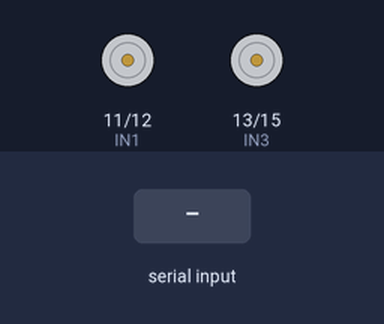
The program below on a simulated Raspberry Pi (header pin numbers). Shown: motor-driver pin pairs drawn as motors (green arrow = first pin HIGH = forward, orange = second pin HIGH = backward, longer = more drive). The test bench sets the inputs (shaded band). What the program prints to the terminal is not drawn.

Above: at 1.2 s.
1.3 s: "1" typed at the terminal, then Enter
2.8 s: "2" typed at the terminal, then Enter
At 2.95 s:
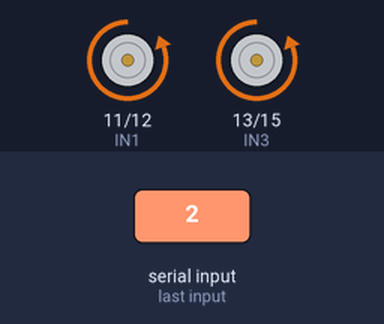
At 7.8 s:
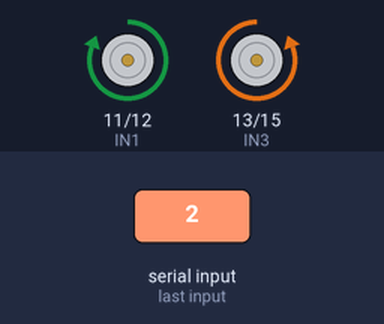
Timing chart, 0 to 11.1 s (numbered marks = the images above; inputs shaded):
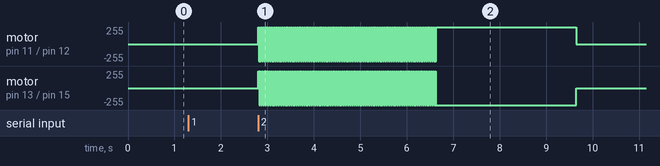

Measured:
- after the input at 1.3 s, every drawn part: stays the same

The program:

_____.py
```python
import RPi.GPIO as GPIO
import time
#步进角7.5
IN1 = 11
IN2 = 12
IN3 = 13
IN4 = 15

def setStep(w1,w2,w3,w4):
    GPIO.output(IN1,w1)
    GPIO.output(IN2,w2)
    GPIO.output(IN3,w3)
    GPIO.output(IN4,w4)

def stop():
    setStep(0,0,0,0)

def forward(delay,steps):
    for i in range(0,steps):
        setStep(1,0,1,0)
        time.sleep(delay)
        setStep(0,1,1,0)
        time.sleep(delay)
        setStep(0,1,0,1)
        time.sleep(delay)
        setStep(1,0,0,1)
        time.sleep(delay)

def backward(delay,steps):
    for i in range(0,steps):
        setStep(1,0,0,1)
        time.sleep(delay)
        setStep(0,1,0,1)
        time.sleep(delay)
        setStep(0,1,1,0)
        time.sleep(delay)
        setStep(1,0,1,0,)
        time.sleep(delay)

def setup():
    GPIO.setwarnings(False)
    GPIO.setmode(GPIO.BOARD)
    GPIO.setup(IN1,GPIO.OUT)
    GPIO.setup(IN2,GPIO.OUT)
    GPIO.setup(IN3,GPIO.OUT)
    GPIO.setup(IN4,GPIO.OUT)

def destroy():
        GPIO.cleanup()

def loop():
    while True:
        i = int(input("1、正转\t2、反转\t3、退出\n请输入数字:"))
        if i==1:
            b = int(input("请输入圈数:"))
            forward(0.01,48*b)
            print("请等待3秒...")
            time.sleep(3)
            print("stop...")
            stop()
        elif i==2:
            a = int(input("请输入圈:"))
            backward(0.01,48*a)
            print("请等待3秒...")
            time.sleep(3)
            print("stop...")
            stop()
        else:
            destroy()
            return


if __name__=='__main__':
    setup()
    try:
        loop()
    except KeyboardInterrupt:
        destroy()
```
